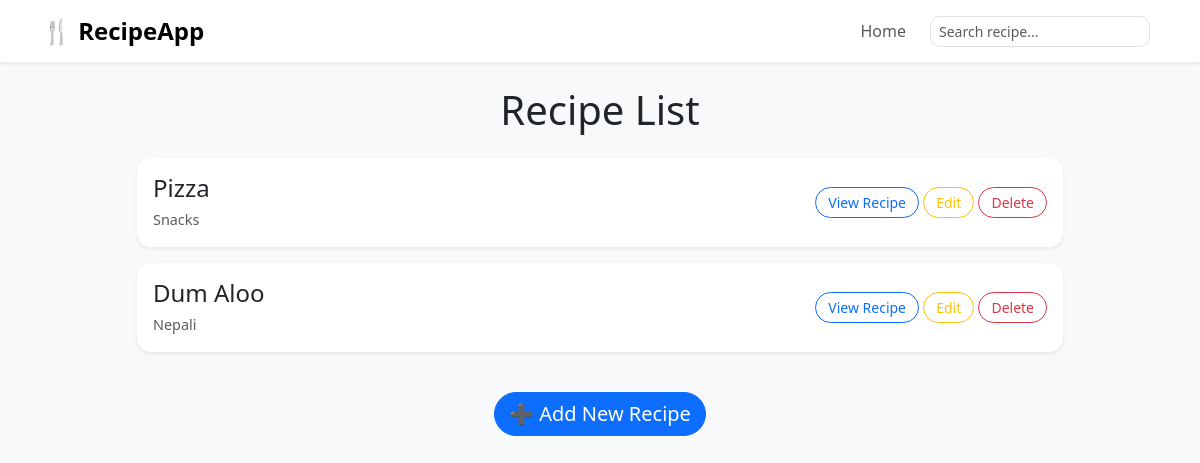
The app's page /, older data.
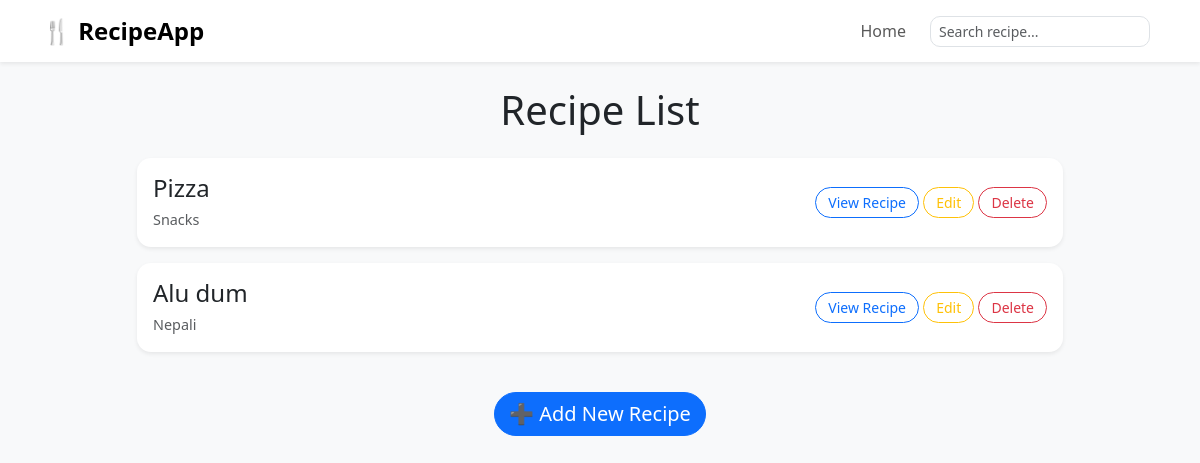
The same page, newer data.
### recipebook_app/models.py (models this page shows, shortened)
class Recipe(models.Model):
    name = models.CharField(max_length=100)
    category = models.CharField(max_length=50)
    ingredients = models.TextField()
    steps = models.TextField()
    created_at = models.DateTimeField(auto_now_add=True)

### recipebook_app/views.py (the view)
# urls.py: path("",views.recipe_list, name="recipe_list"),
def recipe_list(request):
    recipes = Recipe.objects.all()
    return render(
        request,
        "recipe_list.html",
        {"recipes": recipes}
    )

### recipebook_app/templates/recipe_list.html (shortened to what this page needs)
{% extends "base.html" %}
{% block content %}
<h1 class="mb-4 text-center"> Recipe List</h1>
{% if recipes %}
<div class="row justify-content-center">
    {% for recipe in recipes %}
    <div class="col-md-10 mb-3">
        <div class="card shadow-sm border-0">
            <div class="card-body d-flex justify-content-between align-items-center">
                <div>
                    <h4 class="mb-1">{{ recipe.name }}</h4>
                    <span class="text-muted">{{ recipe.category }}</span>
                </div>
                <div>
                    <button class="btn btn-outline-primary btn-sm"
                            data-bs-toggle="collapse"
                            data-bs-target="#recipe{{ recipe.id }}">
                        View Recipe
                    </button>
                    <a href="{% url 'edit_recipe' recipe.id %}" class="btn btn-outline-warning btn-sm">Edit</a>
                    <a href="{% url 'delete_recipe' recipe.id %}" class="btn btn-outline-danger btn-sm">Delete</a>
                </div>
            </div>
        </div>
    </div>
    {% endfor %}
</div>
{% else %}
<p class="text-center">No recipes found.</p>
{% endif %}
<div class="text-center mt-4">
    <a href="{% url 'add_recipe' %}" class="btn btn-lg btn-primary">➕ Add New Recipe</a>
</div>
{% endblock %}

Row changes from the older to the newer data that the page shows:
changed Recipe "Nepali": name "Dum Aloo" → "Alu dum"
